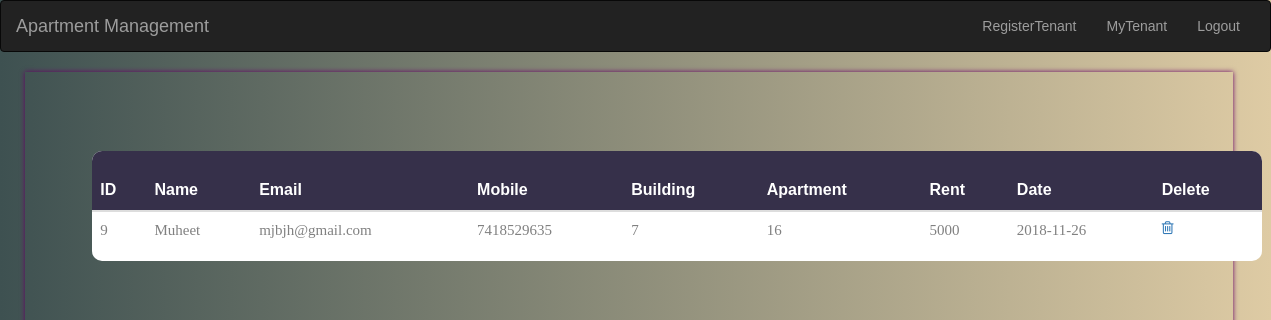
/Apartment_Management/viewtenants.php (signed in), run on the app's committed database.
### tables this page shows
CREATE TABLE `tenant` (
  `id` int(11) NOT NULL,
  `name` varchar(50) NOT NULL,
  `email` varchar(50) NOT NULL,
  `password` varchar(20) NOT NULL,
  `mobile` varchar(13) NOT NULL,
  `building` varchar(50) NOT NULL,
  `apartment` varchar(10) NOT NULL,
  `rent` varchar(20) NOT NULL,
  `date` date NOT NULL,
  `oid` varchar(10) NOT NULL
);

### Apartment_Management/ovalidate.php (called while the page is built, shortened)
<?php
$oid= $_SESSION['oid'];

### Apartment_Management/viewtenants.php (the view, shortened to what this page needs)
<?php
include 'ovalidate.php';
?>
<html>
    <head>
  <link rel="stylesheet" href="https://maxcdn.bootstrapcdn.com/bootstrap/3.3.7/css/bootstrap.min.css">
  <link rel="stylesheet" href="https://cdnjs.cloudflare.com/ajax/libs/font-awesome/4.7.0/css/font-awesome.min.css">
  <link rel="stylesheet" type="text/css" href="css/main.css">
  <link rel="stylesheet" type="text/css" href="css/util.css">
</head>
<body style="background-image: linear-gradient(to right, #3E5151 , #DECBA4);">
    <?php
    include 'onav.php';
    ?>
    <div  style="background-size: cover;background-repeat: no-repeat;width: 95%; height:80% ;margin-left: 2%;margin-top: 1.5%;box-shadow: 0px 0px 5px #660066;padding:20px">
         <div class="wrap-table100">
        <div class="table100" style="margin-top: 05%">
    <table class="table" style="margin-left: 04%" id="table">
     <thead class="thead-dark" style="color: #fff;">
        <th>ID</th>
        <th>Name</th>
        <th>Email</th>
        <th>Mobile</th>
        <th>Building</th>
        <th>Apartment</th>
        <th>Rent</th>
        <th>Date</th>
          <th>Delete</th>
        </thead>
        <tbody>
                     <?php
         include 'conn.php';
         $sql = "select * from tenant where oid = $oid";
         if ($result = $con->query($sql)) {
    while ($row = $result->fetch_assoc()) {
        ?>
            <tr>
                <td><?php echo $row['id']?></td>
                <td><?php echo $row['name']?></td>
                <td><?php echo $row['email']?></td>
                <td><?php echo $row['mobile']?></td>
                 <td><?php echo $row['building']?></td>
                 <td><?php echo $row['apartment']?></td>
                 <td><?php echo $row['rent']?></td>
                 <td><?php echo $row['date']?></td>
                 <td><a href="viewtenants.php?delete=true&id=<?php  echo $row['id'];?>"><i class="fa fa-trash-o"></i></a></td>
            </tr>
            <?php
    }
}
         ?>
        </tbody>
    </table>
                                </div>
    </div>
    </div>
</body>

### Apartment_Management/css/main.css (style rules this page uses)
* { margin: 0px; padding: 0px; box-sizing: border-box; }
body, html { height: 100%; font-family: sans-serif; }
a { margin: 0px; transition: all 0.4s; -webkit-transition: all 0.4s; -o-transition: all 0.4s; -moz-transition: all 0.4s; }
.wrap-table100 { width: 1170px; }
table { border-spacing: 1; border-collapse: collapse; background: white; border-radius: 10px; overflow: hidden; width: 100%; margin: 0 auto; position: relative; }
table * { position: relative; }
table td, table th { padding-left: 8px; }
table tbody tr { height: 50px; }
table tbody tr:last-child { border: 0; }
table td, table th { text-align: left; }
tbody tr { font-family: OpenSans-Regular; font-size: 15px; color: #808080; line-height: 1.2; font-weight: unset; }

### data on the page
tenant: id "9", name "Muheet", email "mjbjh@gmail.com", mobile "7418529635", building "7", apartment "16", rent "5000", date "2018-11-26"
